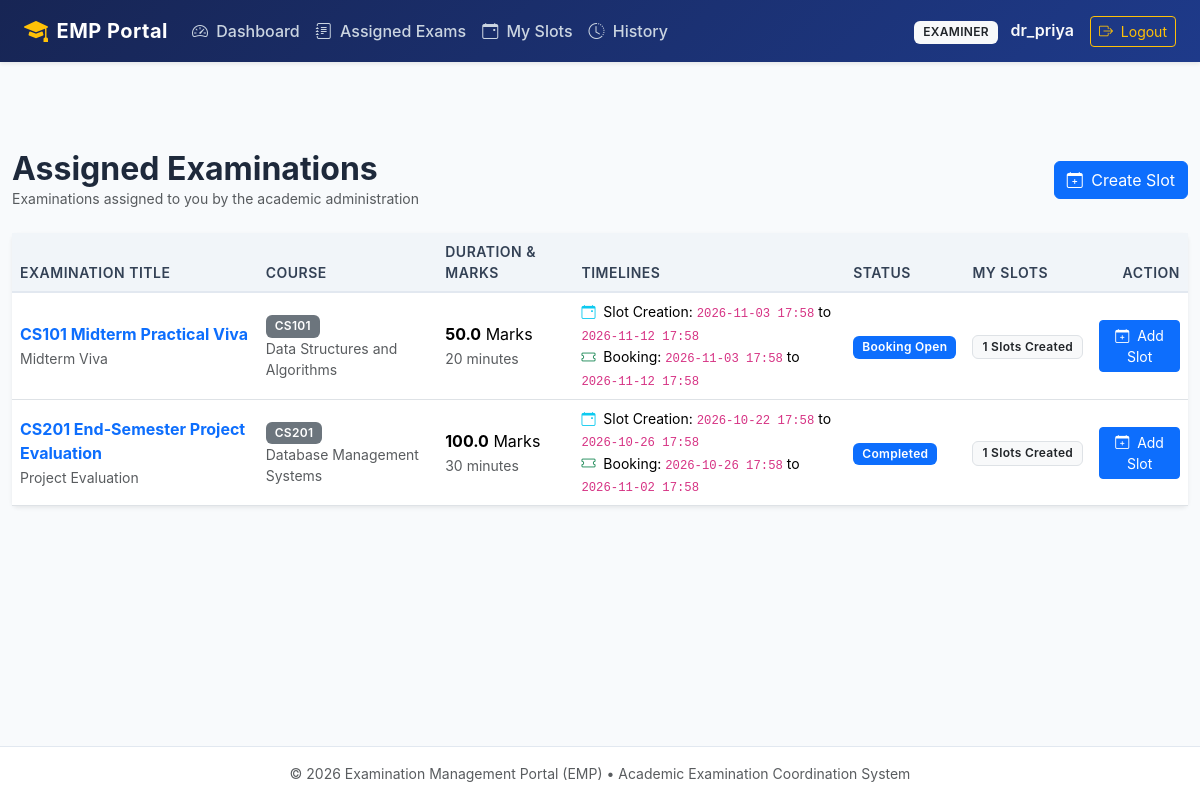
Before: /examiner/examinations (signed in) with the older database file.
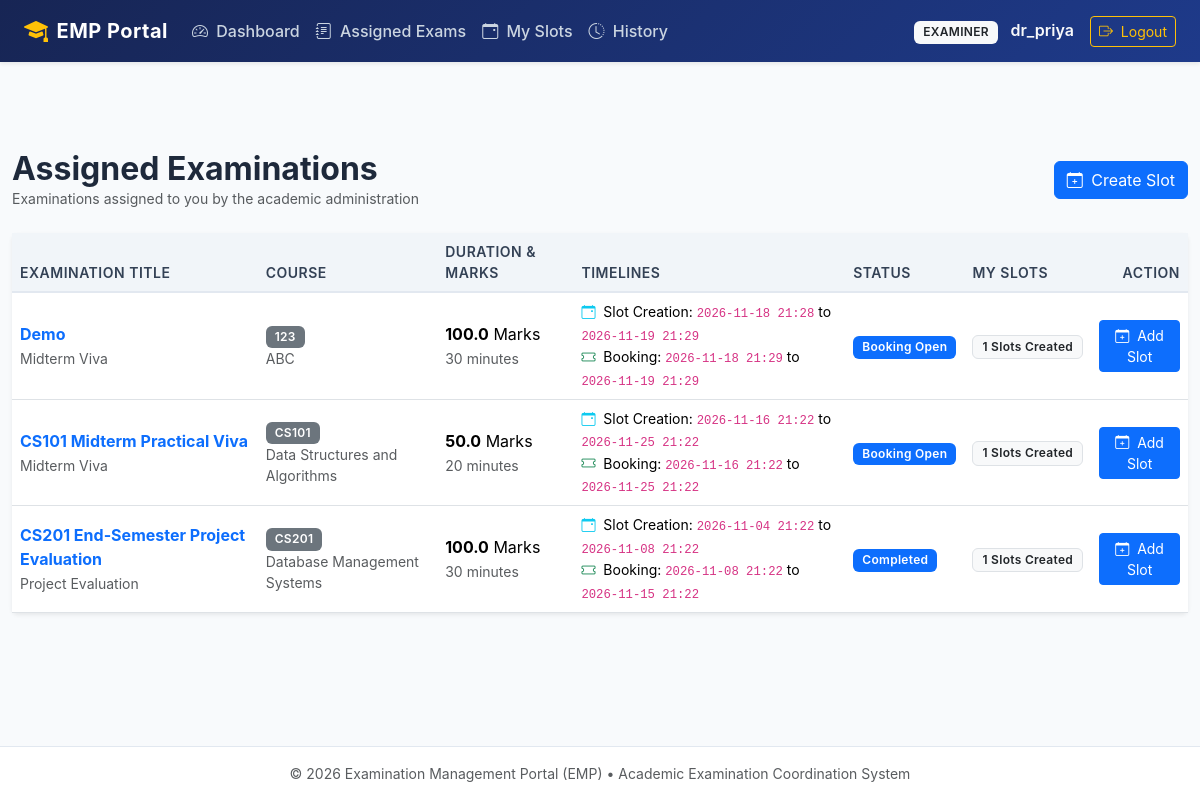
After: the same page with the newer database file.
### tables this page shows
CREATE TABLE examinations (
    id INTEGER PRIMARY KEY AUTOINCREMENT,
    course_id INTEGER NOT NULL,
    title VARCHAR(150) NOT NULL,
    exam_type VARCHAR(50) NOT NULL,
    duration_minutes INTEGER NOT NULL,
    max_marks REAL NOT NULL,
    slot_creation_start TIMESTAMP NOT NULL,
    slot_creation_end TIMESTAMP NOT NULL,
    booking_start TIMESTAMP NOT NULL,
    booking_end TIMESTAMP NOT NULL,
    status VARCHAR(20) NOT NULL DEFAULT 'draft' CHECK(status IN ('draft', 'slot_creation', 'booking_open', 'closed', 'completed')),
    created_at TIMESTAMP NOT NULL DEFAULT CURRENT_TIMESTAMP,
    FOREIGN KEY (course_id) REFERENCES courses(id) ON DELETE RESTRICT
);

CREATE TABLE courses (
    id INTEGER PRIMARY KEY AUTOINCREMENT,
    code VARCHAR(20) UNIQUE NOT NULL,
    name VARCHAR(150) NOT NULL,
    description TEXT,
    is_active INTEGER NOT NULL DEFAULT 1,
    created_at TIMESTAMP NOT NULL DEFAULT CURRENT_TIMESTAMP
);

### app/routes/examiner.py (the view)
@examiner_bp.route('/examinations')
def examinations():
    examiner_id = session['user_id']
    assigned_exams = get_examiner_assigned_exams(examiner_id)
    return render_template('examiner/exams.html', exams=assigned_exams)

### app/database.py (called while the page is built)
def get_db(db_path=None):
    if db_path is None:
        try:
            db_path = current_app.config['DATABASE_PATH']
        except RuntimeError:
            from app.config import Config
            db_path = Config.DATABASE_PATH
    try:
        if 'db' not in g:
            if db_path != ':memory:':
                os.makedirs(os.path.dirname(os.path.abspath(db_path)), exist_ok=True)
            conn = sqlite3.connect(db_path)
            conn.row_factory = sqlite3.Row
            conn.execute("PRAGMA foreign_keys = ON;")
            g.db = conn
        return g.db
    except RuntimeError:
        if db_path != ':memory:':
            os.makedirs(os.path.dirname(os.path.abspath(db_path)), exist_ok=True)
        conn = sqlite3.connect(db_path)
        conn.row_factory = sqlite3.Row
        conn.execute("PRAGMA foreign_keys = ON;")
        return conn

### app/routes/examiner.py (called while the page is built)
@examiner_bp.before_request
@role_required('examiner')
def check_examiner():
    pass

### app/templates/examiner/exams.html (shortened to what this page needs)
{% extends "base.html" %}
{% block content %}
<div class="d-flex justify-content-between align-items-center mb-4">
    <div>
        <h2 class="fw-bold mb-0">Assigned Examinations</h2>
        <p class="text-muted small mb-0">Examinations assigned to you by the academic administration</p>
    </div>
    <a href="{{ url_for('examiner.create_slot_route') }}" class="btn btn-primary">
        <i class="bi bi-calendar-plus me-1"></i> Create Slot
    </a>
</div>
<div class="card shadow-sm border-0">
    <div class="card-body p-0">
        <div class="table-responsive">
            <table class="table table-hover table-emp align-middle mb-0">
                <thead>
                    <tr>
                        <th>Examination Title</th>
                        <th>Course</th>
                        <th>Duration & Marks</th>
                        <th>Timelines</th>
                        <th>Status</th>
                        <th>My Slots</th>
                        <th class="text-end">Action</th>
                    </tr>
                </thead>
                <tbody>
                    {% for e in exams %}
                    <tr>
                        <td>
                            <div class="fw-bold text-primary">{{ e.title }}</div>
                            <small class="text-muted">{{ e.exam_type }}</small>
                        </td>
                        <td>
                            <span class="badge bg-secondary">{{ e.course_code }}</span>
                            <div class="small text-muted">{{ e.course_name }}</div>
                        </td>
                        <td>
                            <div><strong>{{ e.max_marks }}</strong> Marks</div>
                            <small class="text-muted">{{ e.duration_minutes }} minutes</small>
                        </td>
                        <td class="small">
                            <div><i class="bi bi-calendar-event me-1 text-info"></i> Slot Creation: <code>{{ e.slot_creation_start | datetime_format }}</code> to <code>{{ e.slot_creation_end | datetime_format }}</code></div>
                            <div><i class="bi bi-ticket me-1 text-success"></i> Booking: <code>{{ e.booking_start | datetime_format }}</code> to <code>{{ e.booking_end | datetime_format }}</code></div>
                        </td>
                        <td>{{ e.status | status_badge | safe }}</td>
                        <td>
                            <span class="badge bg-light text-dark border">{{ e.my_slots_count }} Slots Created</span>
                        </td>
                        <td class="text-end">
                            <a href="{{ url_for('examiner.create_slot_route', examination_id=e.id) }}" class="btn btn-primary btn-sm">
                                <i class="bi bi-calendar-plus me-1"></i> Add Slot
                            </a>
                        </td>
                    </tr>
                    {% else %}
                    <tr>
                        <td colspan="7" class="text-center py-4 text-muted">You have not been assigned to any examinations yet.</td>
                    </tr>
                    {% endfor %}
                </tbody>
            </table>
        </div>
    </div>
</div>
{% endblock %}

Changed rows visible on the page:
added examinations: title "Demo", exam_type "Midterm Viva", course_code "123", course_name "ABC", max_marks "100.0", duration_minutes "30", slot_creation_start "2026-11-18 21:28", slot_creation_end "2026-11-19 21:29", booking_start "2026-11-18 21:29", booking_end "2026-11-19 21:29", status|status_badge "Booking Open", my_slots_count "1"
changed examinations "CS101 Midterm Practical Viva": slot_creation_start "2026-11-03 17:58" → "2026-11-16 21:22"; slot_creation_end "2026-11-12 17:58" → "2026-11-25 21:22"; booking_start "2026-11-03 17:58" → "2026-11-16 21:22"; booking_end "2026-11-12 17:58" → "2026-11-25 21:22"
changed examinations "CS201 End-Semester Project Evaluation": slot_creation_start "2026-10-22 17:58" → "2026-11-04 21:22"; slot_creation_end "2026-10-26 17:58" → "2026-11-08 21:22"; booking_start "2026-10-26 17:58" → "2026-11-08 21:22"; booking_end "2026-11-02 17:58" → "2026-11-15 21:22"
